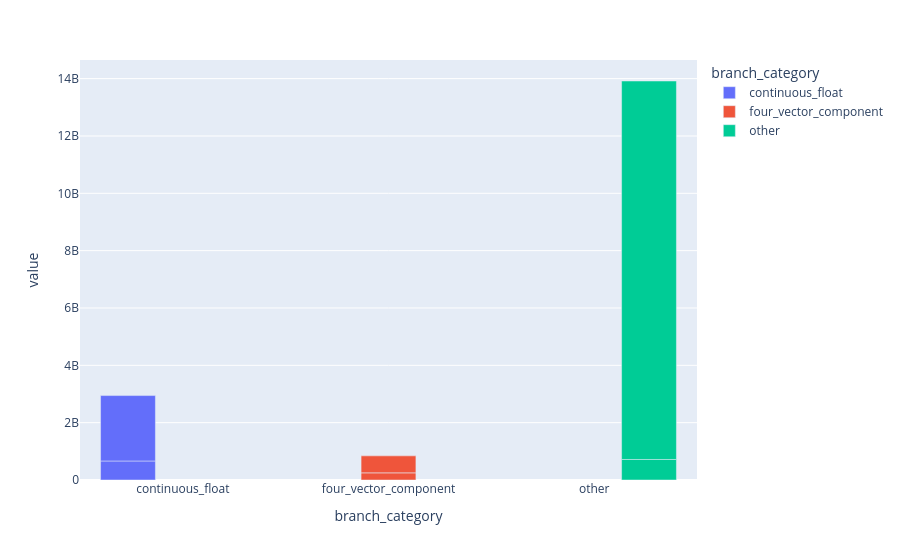

The notebook cell this image was saved under:
### Code cell
df = pd.read_csv("branch_metadata.csv")

df_jets = df[df["file"].str.contains("DAOD")]
df_muons = df[df["file"].str.contains("ODEO")]

df_jets = df_jets.groupby("branch_category")[["compressed_bytes", "uncompressed_bytes"]].sum().reset_index()
df_jets["compression_ratio"] = df_jets["uncompressed_bytes"] / df_jets["compressed_bytes"]
df_jets["size_reduction (%)"] = (1 - (df_jets["compressed_bytes"] / df_jets["uncompressed_bytes"])) * 100

# Bar chart of compressed vs uncompressed size for jets
fig_jets = px.bar(df_jets, x="branch_category", y=["compressed_bytes", "uncompressed_bytes"], barmode="group", color="branch_category")
fig_jets.show()

# Bar chart of compression ratio for jets
fig_jets_ratio = px.bar(df_jets, x="branch_category", y="compression_ratio", color="branch_category")
fig_jets_ratio.show()

### Figure 1 — Plotly figure (JSON) as saved in the notebook; plotly's stock layout.template omitted (floating-point values rounded to 4 significant figures)
{"data": [{"alignmentgroup": "True", "hovertemplate": "branch_category=%{x}<br>value=%{y}<extra></extra>", "legendgroup": "continuous_float", "marker": {"color": "#636efa", "pattern": {"shape": ""}}, "name": "continuous_float", "offsetgroup": "continuous_float", "orientation": "v", "showlegend": true, "textposition": "auto", "type": "bar", "x": ["continuous_float", "continuous_float"], "xaxis": "x", "y": [663366511, 2281491192], "yaxis": "y"}, {"alignmentgroup": "True", "hovertemplate": "branch_category=%{x}<br>value=%{y}<extra></extra>", "legendgroup": "four_vector_component", "marker": {"color": "#EF553B", "pattern": {"shape": ""}}, "name": "four_vector_component", "offsetgroup": "four_vector_component", "orientation": "v", "showlegend": true, "textposition": "auto", "type": "bar", "x": ["four_vector_component", "four_vector_component"], "xaxis": "x", "y": [248575738, 593367911], "yaxis": "y"}, {"alignmentgroup": "True", "hovertemplate": "branch_category=%{x}<br>value=%{y}<extra></extra>", "legendgroup": "other", "marker": {"color": "#00cc96", "pattern": {"shape": ""}}, "name": "other", "offsetgroup": "other", "orientation": "v", "showlegend": true, "textposition": "auto", "type": "bar", "x": ["other", "other"], "xaxis": "x", "y": [715819336, 13201782699], "yaxis": "y"}], "layout": {"barmode": "group", "legend": {"title": {"text": "branch_category"}, "tracegroupgap": 0}, "margin": {"t": 60}, "xaxis": {"anchor": "y", "categoryarray": ["continuous_float", "four_vector_component", "other"], "categoryorder": "array", "domain": [0, 1], "title": {"text": "branch_category"}}, "yaxis": {"anchor": "x", "domain": [0, 1], "title": {"text": "value"}}}}
